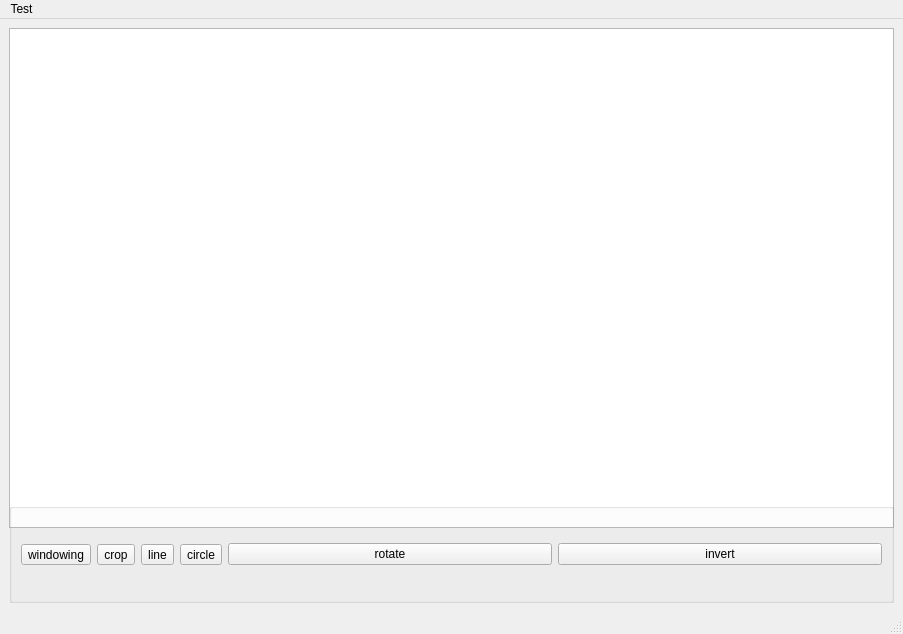
<?xml version="1.0" encoding="UTF-8"?>
<ui version="4.0">
 <class>SimpleViewerMainWindow</class>
 <widget class="QMainWindow" name="SimpleViewerMainWindow">
  <property name="geometry">
   <rect>
    <x>0</x>
    <y>0</y>
    <width>903</width>
    <height>634</height>
   </rect>
  </property>
  <property name="minimumSize">
   <size>
    <width>500</width>
    <height>300</height>
   </size>
  </property>
  <property name="baseSize">
   <size>
    <width>500</width>
    <height>300</height>
   </size>
  </property>
  <property name="windowTitle">
   <string>Stone of Orthanc</string>
  </property>
  <property name="layoutDirection">
   <enum>Qt::LeftToRight</enum>
  </property>
  <widget class="QWidget" name="centralwidget">
   <property name="sizePolicy">
    <sizepolicy hsizetype="Preferred" vsizetype="Preferred">
     <horstretch>0</horstretch>
     <verstretch>0</verstretch>
    </sizepolicy>
   </property>
   <property name="layoutDirection">
    <enum>Qt::LeftToRight</enum>
   </property>
   <layout class="QVBoxLayout" name="verticalLayout_2" stretch="0,0">
    <property name="sizeConstraint">
     <enum>QLayout::SetDefaultConstraint</enum>
    </property>
    <item>
     <widget class="QCairoWidget" name="cairoCentralWidget">
      <property name="minimumSize">
       <size>
        <width>0</width>
        <height>500</height>
       </size>
      </property>
     </widget>
    </item>
    <item>
     <widget class="QGroupBox" name="horizontalGroupBox">
      <property name="minimumSize">
       <size>
        <width>0</width>
        <height>100</height>
       </size>
      </property>
      <property name="maximumSize">
       <size>
        <width>16777215</width>
        <height>100</height>
       </size>
      </property>
      <layout class="QHBoxLayout" name="horizontalLayout">
       <item>
        <widget class="QToolButton" name="toolButtonWindowing">
         <property name="text">
          <string>windowing</string>
         </property>
        </widget>
       </item>
       <item>
        <widget class="QToolButton" name="toolButtonCrop">
         <property name="text">
          <string>crop</string>
         </property>
        </widget>
       </item>
       <item>
        <widget class="QToolButton" name="toolButtonLine">
         <property name="text">
          <string>line</string>
         </property>
        </widget>
       </item>
       <item>
        <widget class="QToolButton" name="toolButtonCircle">
         <property name="text">
          <string>circle</string>
         </property>
        </widget>
       </item>
       <item>
        <widget class="QPushButton" name="pushButtonRotate">
         <property name="text">
          <string>rotate</string>
         </property>
        </widget>
       </item>
       <item>
        <widget class="QPushButton" name="pushButtonInvert">
         <property name="text">
          <string>invert</string>
         </property>
        </widget>
       </item>
      </layout>
     </widget>
    </item>
   </layout>
  </widget>
  <widget class="QMenuBar" name="menubar">
   <property name="geometry">
    <rect>
     <x>0</x>
     <y>0</y>
     <width>903</width>
     <height>22</height>
    </rect>
   </property>
   <widget class="QMenu" name="menuTest">
    <property name="title">
     <string>Test</string>
    </property>
   </widget>
   <addaction name="menuTest"/>
  </widget>
  <widget class="QStatusBar" name="statusbar"/>
 </widget>
 <customwidgets>
  <customwidget>
   <class>QCairoWidget</class>
   <extends>QGraphicsView</extends>
   <header location="global">QCairoWidget.h</header>
  </customwidget>
 </customwidgets>
 <resources/>
 <connections/>
</ui>
